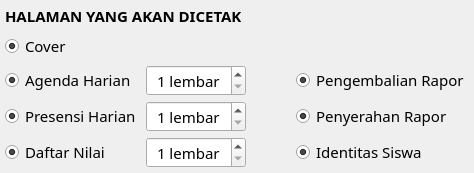
       <widget class="QWidget" name="widget_15" native="true">
        <property name="font">
         <font>
          <family>Aptos Narrow</family>
          <pointsize>11</pointsize>
         </font>
        </property>
        <layout class="QGridLayout" name="gridLayout_15" columnstretch="0,0,1,1">
         <property name="leftMargin">
          <number>5</number>
         </property>
         <property name="topMargin">
          <number>5</number>
         </property>
         <property name="rightMargin">
          <number>5</number>
         </property>
         <property name="bottomMargin">
          <number>5</number>
         </property>
         <property name="spacing">
          <number>5</number>
         </property>
         <item row="1" column="0">
          <widget class="QRadioButton" name="radio_cover">
           <property name="font">
            <font>
             <family>Aptos Narrow</family>
             <pointsize>11</pointsize>
            </font>
           </property>
           <property name="text">
            <string>Cover</string>
           </property>
           <property name="checked">
            <bool>true</bool>
           </property>
           <property name="autoExclusive">
            <bool>false</bool>
           </property>
          </widget>
         </item>
         <item row="3" column="0">
          <widget class="QRadioButton" name="radio_agenda">
           <property name="sizePolicy">
            <sizepolicy hsizetype="Expanding" vsizetype="Fixed">
             <horstretch>0</horstretch>
             <verstretch>0</verstretch>
            </sizepolicy>
           </property>
           <property name="font">
            <font>
             <family>Aptos Narrow</family>
             <pointsize>11</pointsize>
            </font>
           </property>
           <property name="text">
            <string>Agenda Harian</string>
           </property>
           <property name="checked">
            <bool>true</bool>
           </property>
           <property name="autoExclusive">
            <bool>false</bool>
           </property>
          </widget>
         </item>
         <item row="4" column="0">
          <widget class="QRadioButton" name="radio_presensi">
           <property name="font">
            <font>
             <family>Aptos Narrow</family>
             <pointsize>11</pointsize>
            </font>
           </property>
           <property name="text">
            <string>Presensi Harian</string>
           </property>
           <property name="checked">
            <bool>true</bool>
           </property>
           <property name="autoExclusive">
            <bool>false</bool>
           </property>
          </widget>
         </item>
         <item row="3" column="1">
          <widget class="QSpinBox" name="spin_agenda">
           <property name="minimumSize">
            <size>
             <width>100</width>
             <height>24</height>
            </size>
           </property>
           <property name="maximumSize">
            <size>
             <width>100</width>
             <height>16777215</height>
            </size>
           </property>
           <property name="font">
            <font>
             <family>Aptos Narrow</family>
             <pointsize>11</pointsize>
            </font>
           </property>
           <property name="alignment">
            <set>Qt::AlignCenter</set>
           </property>
           <property name="suffix">
            <string> lembar</string>
           </property>
           <property name="minimum">
            <number>1</number>
           </property>
           <property name="value">
            <number>1</number>
           </property>
          </widget>
         </item>
         <item row="5" column="1">
          <widget class="QSpinBox" name="spin_nilai">
           <property name="minimumSize">
            <size>
             <width>100</width>
             <height>24</height>
            </size>
           </property>
           <property name="maximumSize">
            <size>
             <width>100</width>
             <height>16777215</height>
            </size>
           </property>
           <property name="font">
            <font>
             <family>Aptos Narrow</family>
             <pointsize>11</pointsize>
            </font>
           </property>
           <property name="alignment">
            <set>Qt::AlignCenter</set>
           </property>
           <property name="suffix">
            <string> lembar</string>
           </property>
           <property name="minimum">
            <number>1</number>
           </property>
           <property name="value">
            <number>1</number>
           </property>
          </widget>
         </item>
         <item row="4" column="3">
          <widget class="QRadioButton" name="radio_penyerahan">
           <property name="font">
            <font>
             <family>Aptos Narrow</family>
             <pointsize>11</pointsize>
            </font>
           </property>
           <property name="text">
            <string>Penyerahan Rapor</string>
           </property>
           <property name="checked">
            <bool>true</bool>
           </property>
           <property name="autoExclusive">
            <bool>false</bool>
           </property>
          </widget>
         </item>
         <item row="5" column="3">
          <widget class="QRadioButton" name="radio_identitas">
           <property name="font">
            <font>
             <family>Aptos Narrow</family>
             <pointsize>11</pointsize>
            </font>
           </property>
           <property name="text">
            <string>Identitas Siswa</string>
           </property>
           <property name="checked">
            <bool>true</bool>
           </property>
           <property name="autoExclusive">
            <bool>false</bool>
           </property>
          </widget>
         </item>
         <item row="5" column="0">
          <widget class="QRadioButton" name="radio_nilai">
           <property name="font">
            <font>
             <family>Aptos Narrow</family>
             <pointsize>11</pointsize>
            </font>
           </property>
           <property name="text">
            <string>Daftar Nilai</string>
           </property>
           <property name="checked">
            <bool>true</bool>
           </property>
           <property name="autoExclusive">
            <bool>false</bool>
           </property>
          </widget>
         </item>
         <item row="3" column="3">
          <widget class="QRadioButton" name="radio_pengembalian">
           <property name="font">
            <font>
             <family>Aptos Narrow</family>
             <pointsize>11</pointsize>
            </font>
           </property>
           <property name="text">
            <string>Pengembalian Rapor</string>
           </property>
           <property name="checked">
            <bool>true</bool>
           </property>
           <property name="autoExclusive">
            <bool>false</bool>
           </property>
          </widget>
         </item>
         <item row="4" column="1">
          <widget class="QSpinBox" name="spin_presensi">
           <property name="minimumSize">
            <size>
             <width>100</width>
             <height>24</height>
            </size>
           </property>
           <property name="maximumSize">
            <size>
             <width>100</width>
             <height>16777215</height>
            </size>
           </property>
           <property name="font">
            <font>
             <family>Aptos Narrow</family>
             <pointsize>11</pointsize>
            </font>
           </property>
           <property name="alignment">
            <set>Qt::AlignCenter</set>
           </property>
           <property name="suffix">
            <string> lembar</string>
           </property>
           <property name="minimum">
            <number>1</number>
           </property>
           <property name="value">
            <number>1</number>
           </property>
          </widget>
         </item>
         <item row="4" column="2">
          <spacer name="horizontalSpacer_7">
           <property name="orientation">
            <enum>Qt::Horizontal</enum>
           </property>
           <property name="sizeType">
            <enum>QSizePolicy::Fixed</enum>
           </property>
           <property name="sizeHint" stdset="0">
            <size>
             <width>40</width>
             <height>20</height>
            </size>
           </property>
          </spacer>
         </item>
         <item row="0" column="0" colspan="4">
          <widget class="QLabel" name="label_13">
           <property name="font">
            <font>
             <family>Aptos Narrow</family>
             <pointsize>11</pointsize>
             <weight>75</weight>
             <bold>true</bold>
            </font>
           </property>
           <property name="text">
            <string>HALAMAN YANG AKAN DICETAK</string>
           </property>
          </widget>
         </item>
        </layout>
       </widget>
